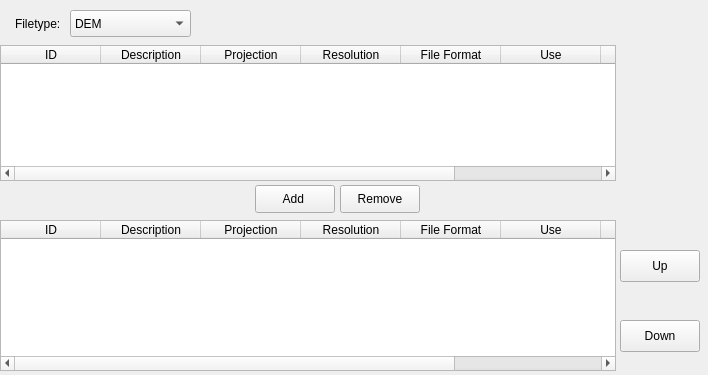
<ui version="4.0" >
 <class>OrderArray</class>
 <widget class="QWidget" name="OrderArray" >
  <property name="geometry" >
   <rect>
    <x>0</x>
    <y>0</y>
    <width>708</width>
    <height>375</height>
   </rect>
  </property>
  <property name="windowTitle" >
   <string>Form</string>
  </property>
  <widget class="QComboBox" name="comboBoxFileType4" >
   <property name="geometry" >
    <rect>
     <x>70</x>
     <y>10</y>
     <width>121</width>
     <height>27</height>
    </rect>
   </property>
   <item>
    <property name="text" >
     <string>DEM</string>
    </property>
   </item>
   <item>
    <property name="text" >
     <string>Clutter</string>
    </property>
   </item>
  </widget>
  <widget class="QLabel" name="label" >
   <property name="geometry" >
    <rect>
     <x>15</x>
     <y>15</y>
     <width>54</width>
     <height>18</height>
    </rect>
   </property>
   <property name="text" >
    <string>Filetype:</string>
   </property>
  </widget>
  <widget class="QPushButton" name="pushButtonAdd" >
   <property name="geometry" >
    <rect>
     <x>255</x>
     <y>185</y>
     <width>80</width>
     <height>28</height>
    </rect>
   </property>
   <property name="text" >
    <string>Add </string>
   </property>
  </widget>
  <widget class="QPushButton" name="pushButtonRemove" >
   <property name="geometry" >
    <rect>
     <x>340</x>
     <y>185</y>
     <width>80</width>
     <height>28</height>
    </rect>
   </property>
   <property name="text" >
    <string>Remove</string>
   </property>
  </widget>
  <widget class="QPushButton" name="pushButtonUp" >
   <property name="geometry" >
    <rect>
     <x>620</x>
     <y>250</y>
     <width>80</width>
     <height>32</height>
    </rect>
   </property>
   <property name="text" >
    <string>Up</string>
   </property>
   <property name="icon" >
    <iconset resource="../../DataBase/application.qrc" >:/images/add.png</iconset>
   </property>
  </widget>
  <widget class="QPushButton" name="pushButtonDown" >
   <property name="geometry" >
    <rect>
     <x>620</x>
     <y>320</y>
     <width>80</width>
     <height>32</height>
    </rect>
   </property>
   <property name="text" >
    <string>Down</string>
   </property>
   <property name="icon" >
    <iconset resource="../../DataBase/application.qrc" >:/images/remove.png</iconset>
   </property>
  </widget>
  <widget class="QTableWidget" name="tableWidgetFileSets4" >
   <property name="geometry" >
    <rect>
     <x>0</x>
     <y>220</y>
     <width>616</width>
     <height>151</height>
    </rect>
   </property>
   <property name="autoFillBackground" >
    <bool>true</bool>
   </property>
   <property name="selectionBehavior" >
    <enum>QAbstractItemView::SelectRows</enum>
   </property>
   <property name="wordWrap" >
    <bool>false</bool>
   </property>
   <column>
    <property name="text" >
     <string>ID</string>
    </property>
   </column>
   <column>
    <property name="text" >
     <string>Description</string>
    </property>
   </column>
   <column>
    <property name="text" >
     <string>Projection</string>
    </property>
   </column>
   <column>
    <property name="text" >
     <string>Resolution</string>
    </property>
   </column>
   <column>
    <property name="text" >
     <string>File Format</string>
    </property>
   </column>
   <column>
    <property name="text" >
     <string>Use</string>
    </property>
   </column>
   <column>
    <property name="text" >
     <string>Cutted Set</string>
    </property>
   </column>
   <column>
    <property name="text" >
     <string>Classification</string>
    </property>
   </column>
  </widget>
  <widget class="QTableWidget" name="tableWidgetFileSets3" >
   <property name="geometry" >
    <rect>
     <x>0</x>
     <y>45</y>
     <width>616</width>
     <height>136</height>
    </rect>
   </property>
   <property name="autoFillBackground" >
    <bool>true</bool>
   </property>
   <property name="selectionBehavior" >
    <enum>QAbstractItemView::SelectRows</enum>
   </property>
   <property name="wordWrap" >
    <bool>false</bool>
   </property>
   <column>
    <property name="text" >
     <string>ID</string>
    </property>
   </column>
   <column>
    <property name="text" >
     <string>Description</string>
    </property>
   </column>
   <column>
    <property name="text" >
     <string>Projection</string>
    </property>
   </column>
   <column>
    <property name="text" >
     <string>Resolution</string>
    </property>
   </column>
   <column>
    <property name="text" >
     <string>File Format</string>
    </property>
   </column>
   <column>
    <property name="text" >
     <string>Use</string>
    </property>
   </column>
   <column>
    <property name="text" >
     <string>Cutted Set</string>
    </property>
   </column>
   <column>
    <property name="text" >
     <string>Classification</string>
    </property>
   </column>
  </widget>
 </widget>
 <resources>
  <include location="../../DataBase/application.qrc" />
 </resources>
 <connections/>
 <designerdata>
  <property name="gridDeltaX" >
   <number>5</number>
  </property>
  <property name="gridDeltaY" >
   <number>5</number>
  </property>
  <property name="gridSnapX" >
   <bool>true</bool>
  </property>
  <property name="gridSnapY" >
   <bool>true</bool>
  </property>
  <property name="gridVisible" >
   <bool>true</bool>
  </property>
 </designerdata>
</ui>
